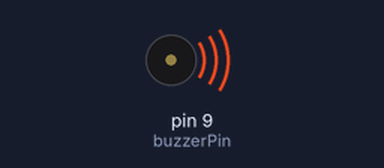
This sketch was run on a simulated Arduino Uno, built with avr-gcc and run on an emulated ATmega328P. Shown: buzzer (waves = sounding).

Above: at 0.1 s.
Timing chart, 0 to 40.0 s (numbered marks = the images above):
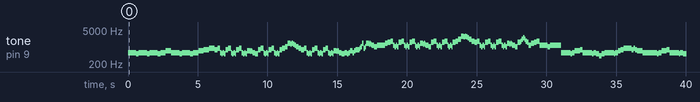

The sketch:

qianbenying.ino
```cpp
const int buzzerPin = 9;
const int tempo=154;
int i;

//const.yindiao
const int c3=262,c3s=277,d3=294,d3s=311,e3=330,f3=349,f3s=370,g3=392,g3s=415,a3=440,a3s=466,b3=494;
const int c4=523,c4s=554,d4=587,d4s=622,e4=659,f4=698,f4s=740,g4=784,g4s=831,a4=880,a4s=932,b4=988;
const int c5=1047,c5s=1109,d5=1175,d5s=1245,e5=1319,f5=1397,f5s=1480,g5=1568,g5s=1661,a5=1760,a5s=1865,b5=1976;
const int c6=2093,c6s=2217,d6=2349,d6s=2489,e6=2637,f6=2794,f6s=2960,g6=3136,g6s=3322,a6=3520,a6s=3729,b6=3951;
//const.changdu
const int _1=240000/tempo,_2=120000/tempo,_4=60000/tempo,_8=30000/tempo,_16=15000/tempo,_32=7500/tempo,_64=3750/tempo;
const int _1t=160000/tempo,_2t=80000/tempo,_4t=40000/tempo,_8t=20000/tempo,_16t=10000/tempo,_32t=5000/tempo,_64t=2500/tempo;
const int _1d=360000/tempo,_2d=180000/tempo,_4d=90000/tempo,_8d=45000/tempo,_16d=22500/tempo,_32d=11250/tempo;
void setup() {
  pinMode(buzzerPin, OUTPUT);

}

void loop() {
//  1
tone(buzzerPin,d4);
delay(_8d);
noTone(buzzerPin);
tone(buzzerPin,d4);
delay(_8d);
tone(buzzerPin,c4);
delay(_8);
tone(buzzerPin,d4);
delay(_8d);
noTone(buzzerPin);
tone(buzzerPin,d4);
delay(_8d);
tone(buzzerPin,c4);
delay(_8);
//  2
tone(buzzerPin,d4);
delay(_8d);
noTone(buzzerPin);
tone(buzzerPin,d4);
delay(_8d);
tone(buzzerPin,c4);
delay(_8);
tone(buzzerPin,d4);
delay(_4);
tone(buzzerPin,f4);
delay(_4);
//  3
tone(buzzerPin,d4);
delay(_8d);
noTone(buzzerPin);
tone(buzzerPin,d4);
delay(_8d);
tone(buzzerPin,c4);
delay(_8);
tone(buzzerPin,d4);
delay(_8d);
noTone(buzzerPin);
tone(buzzerPin,d4);
delay(_8d);
tone(buzzerPin,c4);
delay(_8);
//  4
tone(buzzerPin,d4);
delay(_4);
tone(buzzerPin,f4);
delay(_4);
tone(buzzerPin,g4);
delay(_4);
tone(buzzerPin,a4);
delay(_4);
//  sub
buzhidao();
nihaoya();
}

void buzhidao()
{
for(i=0;i<3;i++)
{//  5
tone(buzzerPin,g4);
delay(_8);
tone(buzzerPin,a4);
delay(_8);
tone(buzzerPin,d4);
delay(_16);
tone(buzzerPin,c4);
delay(_16);
tone(buzzerPin,d4);
delay(_16);
tone(buzzerPin,c4);
delay(_16);
}
tone(buzzerPin,f4);
delay(_8);
tone(buzzerPin,e4);
delay(_16t);
tone(buzzerPin,f4);
delay(_16t);
tone(buzzerPin,e4);
delay(_16t);
tone(buzzerPin,d4);
delay(_8);
tone(buzzerPin,c4);
delay(_8);
for(i=0;i<2;i++)
{//  7
tone(buzzerPin,g4);
delay(_8);
tone(buzzerPin,a4);
delay(_8);
tone(buzzerPin,d4);
delay(_16);
tone(buzzerPin,c4);
delay(_16);
tone(buzzerPin,d4);
delay(_16);
tone(buzzerPin,c4);
delay(_16);
}
//  8
tone(buzzerPin,g4);
delay(_8);
tone(buzzerPin,a4);
delay(_8);
tone(buzzerPin,c5);
delay(_8);
tone(buzzerPin,f5);
delay(_8);
tone(buzzerPin,e5);
delay(_16);
tone(buzzerPin,f5);
delay(_16);
tone(buzzerPin,e5);
delay(_16);
tone(buzzerPin,d5);
delay(_16);
tone(buzzerPin,c5);
delay(_8);
tone(buzzerPin,a4);
delay(_8);
for(i=0;i<3;i++)
{//  9
tone(buzzerPin,g4);
delay(_8);
tone(buzzerPin,a4);
delay(_8);
tone(buzzerPin,d4);
delay(_16);
tone(buzzerPin,c4);
delay(_16);
tone(buzzerPin,d4);
delay(_16);
tone(buzzerPin,c4);
delay(_16);
}
tone(buzzerPin,f4);
delay(_8);
tone(buzzerPin,e4);
delay(_16t);
tone(buzzerPin,f4);
delay(_16t);
tone(buzzerPin,e4);
delay(_16t);
tone(buzzerPin,d4);
delay(_8);
tone(buzzerPin,c4);
delay(_8);
//  11
tone(buzzerPin,d4);
delay(_8);
tone(buzzerPin,c4);
delay(_16);
tone(buzzerPin,d4);
delay(_16);
tone(buzzerPin,f4);
delay(_8);
tone(buzzerPin,d4);
delay(_16);
tone(buzzerPin,f4);
delay(_16);
tone(buzzerPin,g4);
delay(_8);
noTone(buzzerPin);
tone(buzzerPin,g4);
delay(_16);
tone(buzzerPin,a4);
delay(_16);
tone(buzzerPin,c5);
delay(_16);
tone(buzzerPin,f5);
delay(_16);
tone(buzzerPin,a4);
delay(_16);
tone(buzzerPin,c5);
delay(_16);
//  12
tone(buzzerPin,f5);
delay(_8);
tone(buzzerPin,e5);
delay(_16t);
tone(buzzerPin,f5);
delay(_16t);
tone(buzzerPin,e5);
delay(_16t);
tone(buzzerPin,d5);
delay(_8);
tone(buzzerPin,c5);
delay(_8);
tone(buzzerPin,d5);
delay(_4);
noTone(buzzerPin);
tone(buzzerPin,d5);
delay(_8);
tone(buzzerPin,f5);
delay(_8);
for(i=0;i<3;i++)
{//  13
tone(buzzerPin,g5);
delay(_8);
tone(buzzerPin,a5);
delay(_8);
tone(buzzerPin,d5);
delay(_16);
tone(buzzerPin,c5);
delay(_16);
tone(buzzerPin,d5);
delay(_16);
tone(buzzerPin,c5);
delay(_16);
}
tone(buzzerPin,f5);
delay(_8);
tone(buzzerPin,e5);
delay(_16t);
tone(buzzerPin,f5);
delay(_16t);
tone(buzzerPin,e5);
delay(_16t);
tone(buzzerPin,d5);
delay(_8);
tone(buzzerPin,c5);
delay(_8);
for(i=0;i<2;i++)
{//  15
tone(buzzerPin,g5);
delay(_8);
tone(buzzerPin,a5);
delay(_8);
tone(buzzerPin,d5);
delay(_16);
tone(buzzerPin,c5);
delay(_16);
tone(buzzerPin,d5);
delay(_16);
tone(buzzerPin,c5);
delay(_16);
}
//  16
tone(buzzerPin,g5);
delay(_8);
tone(buzzerPin,a5);
delay(_8);
tone(buzzerPin,c6);
delay(_8);
tone(buzzerPin,f6);
delay(_8);
tone(buzzerPin,e6);
delay(_16);
tone(buzzerPin,f6);
delay(_16);
tone(buzzerPin,e6);
delay(_16);
tone(buzzerPin,d6);
delay(_16);
tone(buzzerPin,c6);
delay(_8);
tone(buzzerPin,a5);
delay(_8);
for(i=0;i<3;i++)
{//  17
tone(buzzerPin,g5);
delay(_8);
tone(buzzerPin,a5);
delay(_8);
tone(buzzerPin,d5);
delay(_16);
tone(buzzerPin,c5);
delay(_16);
tone(buzzerPin,d5);
delay(_16);
tone(buzzerPin,c5);
delay(_16);
}
tone(buzzerPin,f5);
delay(_8);
tone(buzzerPin,e5);
delay(_16t);
tone(buzzerPin,f5);
delay(_16t);
tone(buzzerPin,e5);
delay(_16t);
tone(buzzerPin,d5);
delay(_8);
tone(buzzerPin,c5);
delay(_8);
//  19
tone(buzzerPin,g5);
delay(_8);
tone(buzzerPin,a5);
delay(_16);
tone(buzzerPin,c6);
delay(_16);
tone(buzzerPin,d6);
delay(_16);
tone(buzzerPin,c6);
delay(_16);
tone(buzzerPin,a5);
delay(_16);
tone(buzzerPin,g5);
delay(_16);
tone(buzzerPin,d5);
delay(_8);
tone(buzzerPin,f5);
delay(_8);
tone(buzzerPin,g5);
delay(_8);
tone(buzzerPin,a5);
delay(_8);
//  20
tone(buzzerPin,d5);
delay(_8d);
noTone(buzzerPin);
tone(buzzerPin,d5);
delay(_8d);
tone(buzzerPin,c5);
delay(_8);
tone(buzzerPin,d5);
delay(_2);
//  21
tone(buzzerPin,d4);
delay(_4);
noTone(buzzerPin);
tone(buzzerPin,d4);
delay(_8d);
tone(buzzerPin,c4);
delay(_16);
tone(buzzerPin,d4);
delay(_8);
tone(buzzerPin,f4);
delay(_8);
noTone(buzzerPin);
tone(buzzerPin,f4);
delay(_8);
tone(buzzerPin,g4);
delay(_8);
//  22
tone(buzzerPin,d4);
delay(_4);
noTone(buzzerPin);
tone(buzzerPin,d4);
delay(_8d);
tone(buzzerPin,c4);
delay(_16);
tone(buzzerPin,d4);
delay(_8);
tone(buzzerPin,c4);
delay(_8);
tone(buzzerPin,a3);
delay(_8);
tone(buzzerPin,c4);
delay(_8);
//  23
tone(buzzerPin,d4);
delay(_4);
noTone(buzzerPin);
tone(buzzerPin,d4);
delay(_8d);
tone(buzzerPin,c4);
delay(_16);
tone(buzzerPin,d4);
delay(_8);
tone(buzzerPin,f4);
delay(_8);
tone(buzzerPin,g4);
delay(_8);
tone(buzzerPin,a4);
delay(_8);
noTone(buzzerPin);
//  24
tone(buzzerPin,a4);
delay(_4);
tone(buzzerPin,g4);
delay(_8t);
tone(buzzerPin,a4);
delay(_8t);
tone(buzzerPin,g4);
delay(_8t);
tone(buzzerPin,f4);
delay(_4);
tone(buzzerPin,d4);
delay(_4);
noTone(buzzerPin);
//  25
tone(buzzerPin,d4);
delay(_4);
noTone(buzzerPin);
tone(buzzerPin,d4);
delay(_8d);
tone(buzzerPin,c4);
delay(_16);
tone(buzzerPin,d4);
delay(_8);
tone(buzzerPin,f4);
delay(_8);
noTone(buzzerPin);
tone(buzzerPin,f4);
delay(_8);
tone(buzzerPin,g4);
delay(_8);
//  26
tone(buzzerPin,d4);
delay(_4);
noTone(buzzerPin);
tone(buzzerPin,d4);
delay(_8d);
tone(buzzerPin,c4);
delay(_16);
tone(buzzerPin,d4);
delay(_8);
tone(buzzerPin,c4);
delay(_8);
noTone(buzzerPin);
tone(buzzerPin,c4);
delay(_8);
tone(buzzerPin,a3);
delay(_8);
//  27
tone(buzzerPin,d4);
delay(_4);
noTone(buzzerPin);
tone(buzzerPin,d4);
delay(_8d);
tone(buzzerPin,c4);
delay(_16);
noTone(buzzerPin);
tone(buzzerPin,c4);
delay(_8);
tone(buzzerPin,d4);
delay(_8);
tone(buzzerPin,f4);
delay(_8);
tone(buzzerPin,g4);
delay(_8);
//  28
tone(buzzerPin,a4);
delay(_4);
tone(buzzerPin,g4);
delay(_8t);
tone(buzzerPin,a4);
delay(_8t);
tone(buzzerPin,g4);
delay(_8t);
tone(buzzerPin,f4);
delay(_4);
tone(buzzerPin,d4);
delay(_4);
}
void nihaoya()
{//  29
tone(buzzerPin,f4);
delay(_4);
tone(buzzerPin,e4);
delay(_4);
tone(buzzerPin,d4);
delay(_4);
tone(buzzerPin,c4);
delay(_4);
noTone(buzzerPin);
//  30
tone(buzzerPin,c4);
delay(_8);
noTone(buzzerPin);
tone(buzzerPin,c4);
delay(_16);
tone(buzzerPin,d4);
delay(_16);
tone(buzzerPin,a3);
delay(_8);
tone(buzzerPin,g3);
delay(_8);
tone(buzzerPin,a3);
delay(_2);
noTone(buzzerPin);
//  31
tone(buzzerPin,a3);
delay(_8);
tone(buzzerPin,c4);
delay(_8);
tone(buzzerPin,d4);
delay(_4);
tone(buzzerPin,g4);
delay(_4);
tone(buzzerPin,e4);
delay(_4);
//  32
tone(buzzerPin,f4);
delay(_4);
tone(buzzerPin,e4);
delay(_8);
tone(buzzerPin,c4);
delay(_8);
tone(buzzerPin,d4);
delay(_2);
//  33
tone(buzzerPin,f4);
delay(_4);
tone(buzzerPin,e4);
delay(_4);
tone(buzzerPin,d4);
delay(_4);
tone(buzzerPin,c4);
delay(_4);
noTone(buzzerPin);
//  34
tone(buzzerPin,c4);
delay(_8);
noTone(buzzerPin);
tone(buzzerPin,c4);
delay(_16);
tone(buzzerPin,d4);
delay(_16);
tone(buzzerPin,a3);
delay(_8);
tone(buzzerPin,g3);
delay(_8);
tone(buzzerPin,a3);
delay(_4);
noTone(buzzerPin);
tone(buzzerPin,a3);
delay(_8);
tone(buzzerPin,c4);
delay(_8);
//  35
tone(buzzerPin,d4);
delay(_8);
noTone(buzzerPin);
tone(buzzerPin,d4);
delay(_4);
noTone(buzzerPin);
tone(buzzerPin,d4);
delay(_8);
tone(buzzerPin,f4);
delay(_4);
tone(buzzerPin,g4);
delay(_4);
//  36
tone(buzzerPin,e4);
delay(_2d);
tone(buzzerPin,d4);
delay(_8);
tone(buzzerPin,f4);
delay(_8);
//  37
tone(buzzerPin,g4);
delay(_8d);
noTone(buzzerPin);
tone(buzzerPin,g4);
delay(_8d);
tone(buzzerPin,a4);
delay(_8);
noTone(buzzerPin);
tone(buzzerPin,a4);
delay(_4d);
noTone(buzzerPin);
tone(buzzerPin,a4);
delay(_8);
//  38
tone(buzzerPin,c5);
delay(_8);
tone(buzzerPin,d5);
delay(_8);
tone(buzzerPin,g4);
delay(_8);
tone(buzzerPin,f4);
delay(_8);
tone(buzzerPin,a4);
delay(_4);
tone(buzzerPin,d4);
delay(_8);
tone(buzzerPin,f4);
delay(_8);
//  39
tone(buzzerPin,g4);
delay(_8d);
noTone(buzzerPin);
tone(buzzerPin,g4);
delay(_8d);
tone(buzzerPin,a4);
delay(_8);
noTone(buzzerPin);
tone(buzzerPin,a4);
delay(_4d);
noTone(buzzerPin);
tone(buzzerPin,a4);
delay(_8);
//  40
tone(buzzerPin,a4s);
delay(_8);
tone(buzzerPin,a4);
delay(_8);
tone(buzzerPin,g4);
delay(_8);
tone(buzzerPin,f4);
delay(_8);
noTone(buzzerPin);
tone(buzzerPin,f4);
delay(_4);
tone(buzzerPin,d4);
delay(_8);
tone(buzzerPin,f4);
delay(_8);
//  41
tone(buzzerPin,g4);
delay(_8d);
noTone(buzzerPin);
tone(buzzerPin,g4);
delay(_8d);
tone(buzzerPin,a4);
delay(_8);
noTone(buzzerPin);
tone(buzzerPin,a4);
delay(_4d);
noTone(buzzerPin);
tone(buzzerPin,a4);
delay(_8);
//  42
tone(buzzerPin,c5);
delay(_8);
tone(buzzerPin,d5);
delay(_8);
tone(buzzerPin,g4);
delay(_8);
tone(buzzerPin,f4);
delay(_8);
tone(buzzerPin,a4);
delay(_4);
tone(buzzerPin,d4);
delay(_8);
tone(buzzerPin,f4);
delay(_8);
//  43
tone(buzzerPin,a4s);
delay(_4);
tone(buzzerPin,a4);
delay(_4);
tone(buzzerPin,g4);
delay(_4);
tone(buzzerPin,f4);
delay(_4);
}
```

Measured:
- by itself, tone on pin 9 (buzzerPin): plays 587 Hz for 0.58 s, 523 Hz for 0.19 s, 587 Hz for 0.58 s, 523 Hz for 0.19 s, 587 Hz for 0.58 s, 523 Hz for 0.19 s … (220 notes in this stretch)
